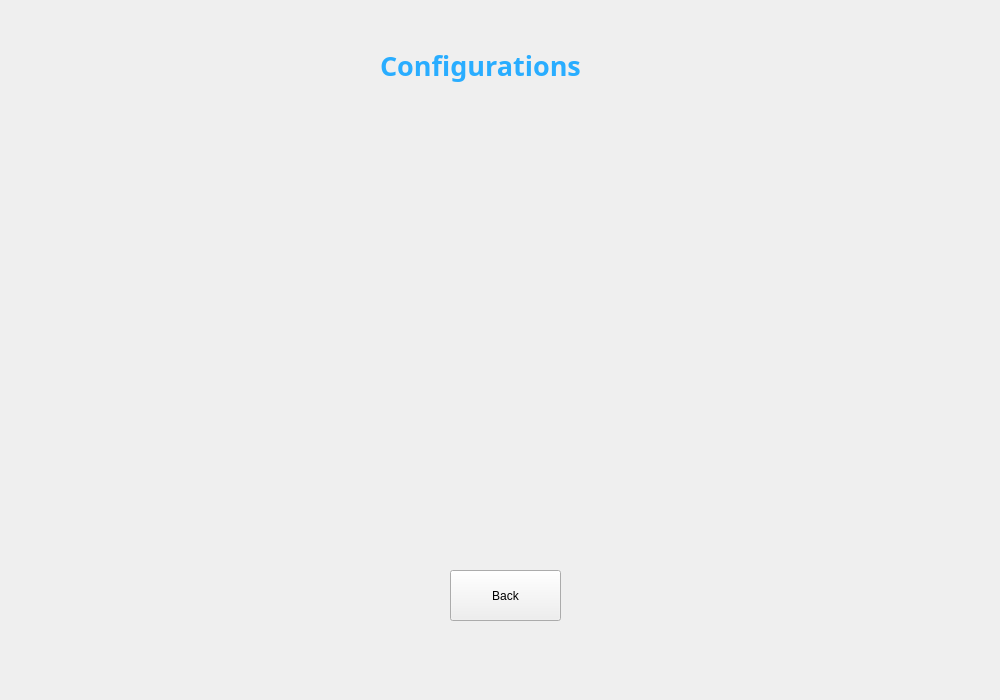
<?xml version="1.0" encoding="UTF-8"?>
<ui version="4.0">
 <class>Widget</class>
 <widget class="QWidget" name="Widget">
  <property name="geometry">
   <rect>
    <x>0</x>
    <y>0</y>
    <width>1000</width>
    <height>700</height>
   </rect>
  </property>
  <property name="windowTitle">
   <string>Widget</string>
  </property>
  <widget class="QLabel" name="label">
   <property name="geometry">
    <rect>
     <x>380</x>
     <y>30</y>
     <width>241</width>
     <height>71</height>
    </rect>
   </property>
   <property name="font">
    <font>
     <family>Century Gothic</family>
     <pointsize>20</pointsize>
     <weight>75</weight>
     <italic>false</italic>
     <bold>true</bold>
    </font>
   </property>
   <property name="styleSheet">
    <string notr="true">color: rgb(41, 173, 255);</string>
   </property>
   <property name="text">
    <string>Configurations</string>
   </property>
  </widget>
  <widget class="QPushButton" name="btnBack">
   <property name="geometry">
    <rect>
     <x>450</x>
     <y>570</y>
     <width>111</width>
     <height>51</height>
    </rect>
   </property>
   <property name="text">
    <string>Back</string>
   </property>
  </widget>
 </widget>
 <resources/>
 <connections/>
</ui>
